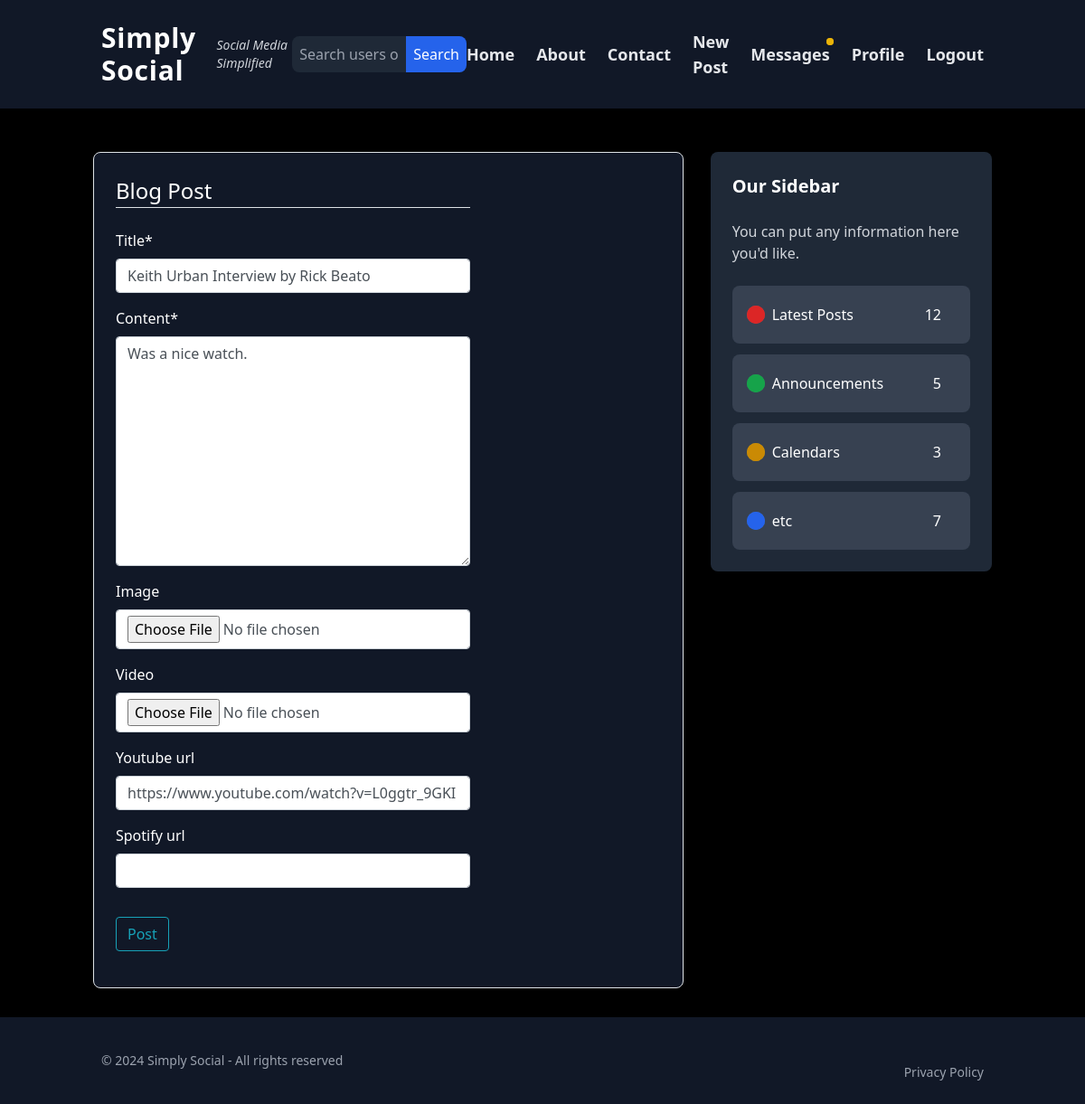
The page /blog/home/post/29/update/ (signed in) on the database its author committed.
### blog/models.py (models this page shows, shortened)
class Post(models.Model):
    title = models.CharField(max_length=100)
    content = models.TextField()
    date_posted = models.DateTimeField(default = timezone.now)
    author = models.ForeignKey(User, on_delete=models.CASCADE)
    likes = models.ManyToManyField(User, related_name='liked_posts', blank=True)
    image = models.ImageField(upload_to='post_images/', null=True, blank=True, validators=[FileExtensionValidator(['jpg', 'png', 'gif'])])
    video = models.FileField(upload_to='post_videos/', null=True, blank=True, validators=[FileExtensionValidator(['mp4'])])
    youtube_url = models.URLField(null=True, blank=True)
    spotify_url = models.URLField(null=True, blank=True)

### blog/views.py (the view, shortened to what this page needs)
# urls.py: path('home/post/<int:pk>/update/', PostUpdateView.as_view(), name='post-update'),
class PostUpdateView(LoginRequiredMixin, UserPassesTestMixin,UpdateView):
    model = Post
    form_class = PostForm
    def test_func(self):
        post = self.get_object()
        if self.request.user == post.author:
            return True
        return False

### blog/forms.py (shortened to what this page needs)
class PostForm(forms.ModelForm):
    class Meta:
        model = Post
        fields = ['title', 'content', 'image', 'video', 'youtube_url', 'spotify_url']

### blog/views.py (called while the page is built)
def base_context(request):
    context = {}
    if request.user.is_authenticated:
        context['has_unread_messages'] = Message.objects.filter(receiver=request.user, read=False).exists()
    return context

### blog/templates/blog/post_form.html (shortened to what this page needs)
{% extends 'blog/base.html' %}
{% load crispy_forms_tags %}
{% block content %}
    <div class="row">
        <div class="col-lg-8">
            <div class="content-section">
                <form method="POST" enctype="multipart/form-data">
                    <fieldset class="form-group">
                        <legend class="border-bottom mb-4">Blog Post</legend>
                        {{ form|crispy }}
                    </fieldset>
                    <div class="form-group">
                        <button class="btn btn-outline-info" type="submit">Post</button>
                    </div>
                </form>
            </div>
        </div>
    </div>
{% endblock content %}

### static/css/styles.css (style rules this page uses)
html, :host { line-height: 1.5; -webkit-text-size-adjust: 100%; -moz-tab-size: 4; -o-tab-size: 4; tab-size: 4; font-family: ui-sans-serif, system-ui, sans-serif, "Apple Color Emoji", "Segoe UI Emoji", "Segoe UI Symbol", "Noto Color Emoji"; font-feature-settings: normal; font-variation-settings: normal; -webkit-tap-highlight-color: transparent; }
body { margin: 0; line-height: inherit; }
button, input, optgroup, select, textarea { font-family: inherit; font-feature-settings: inherit; font-variation-settings: inherit; font-size: 100%; font-weight: inherit; line-height: inherit; letter-spacing: inherit; color: inherit; margin: 0; padding: 0; }
button, select { text-transform: none; }
button, input:where([type='button']), input:where([type='reset']), input:where([type='submit']) { -webkit-appearance: button; background-color: transparent; background-image: none; }
fieldset { margin: 0; padding: 0; }
legend { padding: 0; }
textarea { resize: vertical; }
input::placeholder, textarea::placeholder { opacity: 1; color: #9ca3af; }
button, [role="button"] { cursor: pointer; }
.mb-3 { margin-bottom: 0.75rem; }
.mb-4 { margin-bottom: 1rem; }
.flex { display: flex; }
.min-h-screen { min-height: 100vh; }
.flex-col { flex-direction: column; }

### static/css/main.css (style rules this page uses)
html, :host { line-height: 1.5; -webkit-text-size-adjust: 100%; -moz-tab-size: 4; -o-tab-size: 4; tab-size: 4; font-family: ui-sans-serif, system-ui, sans-serif, "Apple Color Emoji", "Segoe UI Emoji", "Segoe UI Symbol", "Noto Color Emoji"; font-feature-settings: normal; font-variation-settings: normal; -webkit-tap-highlight-color: transparent; }
body { margin: 0; line-height: inherit; }
button, input, optgroup, select, textarea { font-family: inherit; font-feature-settings: inherit; font-variation-settings: inherit; font-size: 100%; font-weight: inherit; line-height: inherit; letter-spacing: inherit; color: inherit; margin: 0; padding: 0; }
button, select { text-transform: none; }
button, input:where([type='button']), input:where([type='reset']), input:where([type='submit']) { -webkit-appearance: button; background-color: transparent; background-image: none; }
fieldset { margin: 0; padding: 0; }
legend { padding: 0; }
textarea { resize: vertical; }
input::placeholder, textarea::placeholder { opacity: 1; color: #9ca3af; }
button, [role="button"] { cursor: pointer; }
.mb-3 { margin-bottom: 0.75rem; }
.mb-4 { margin-bottom: 1rem; }
.flex { display: flex; }
body { background-color: black; }

### rows shown on the page
Post: title "Keith Urban Interview by Rick Beato", content "Was a nice watch.", youtube_url "https://www.youtube.com/watch?v=L0ggtr_9GKI"
